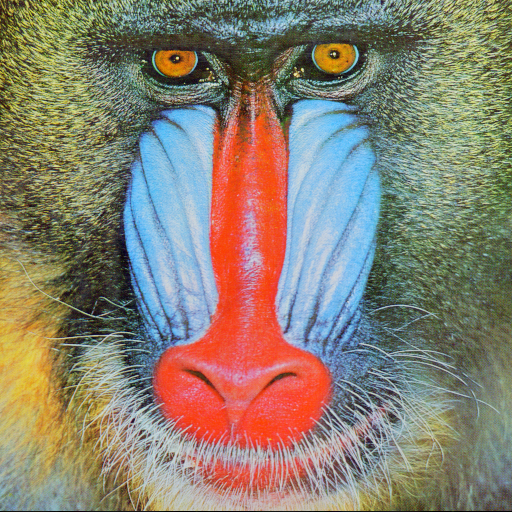
#> input picture Odev1- HistogramOlusturma/baboon.bmp, 512 x 512 px
$ python 'ödev_deneme.py'
#> lines starting #> are read from the running program, lines starting #| are printed output that depends on the picture
import cv2
import matplotlib.pyplot as plt

def gri_histogram(resim):

  genişlik, yükseklik = resim.shape

  histogram = [0] * 256

  for i in range(genişlik):
    for j in range(yükseklik):
      histogram[resim[i, j]] += 1
  return histogram

def main():
  resim = cv2.imread("baboon.bmp", cv2.IMREAD_GRAYSCALE)
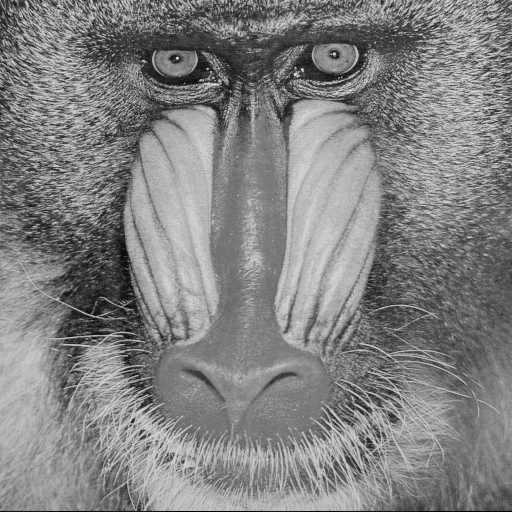
#> resim: shape (512, 512); min 0, max 231, mean 129.6
  cv2.imshow("resim", resim)
  cv2.waitKey()

  histogram = gri_histogram(resim)
#> histogram = 256 values, max 2772 at index 121, min 0 at index 225, mean 1024

  plt.plot(histogram)
  plt.show()
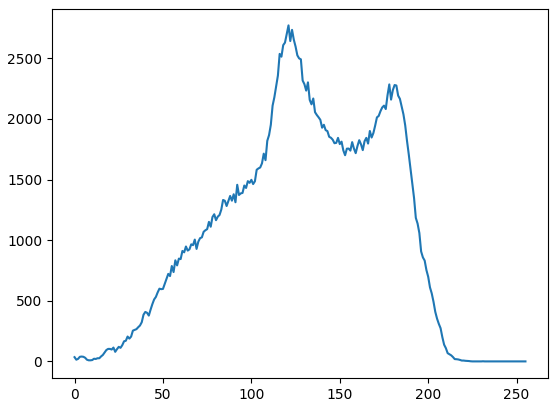
#> figure drawn by matplotlib, 1 panel; curve peaks at x = 121, y = 2772

if __name__ == "__main__":
  main()

$ run again, with Odev1- HistogramOlusturma/redView.jpg saved as Odev1- HistogramOlusturma/baboon.bmp
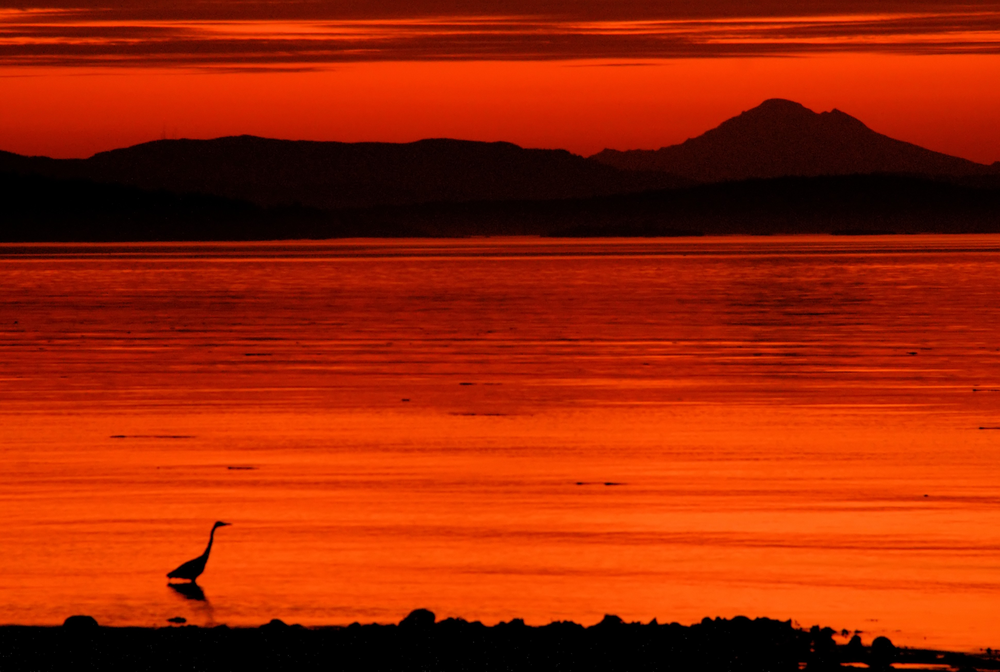
#> input picture Odev1- HistogramOlusturma/redView.jpg, 1000 x 672 px, shrunk from 3880 x 2608 before the run
#> in main, `resim = cv2.imread("baboon.bmp", cv2.IMREAD_GRAYSCALE)`:
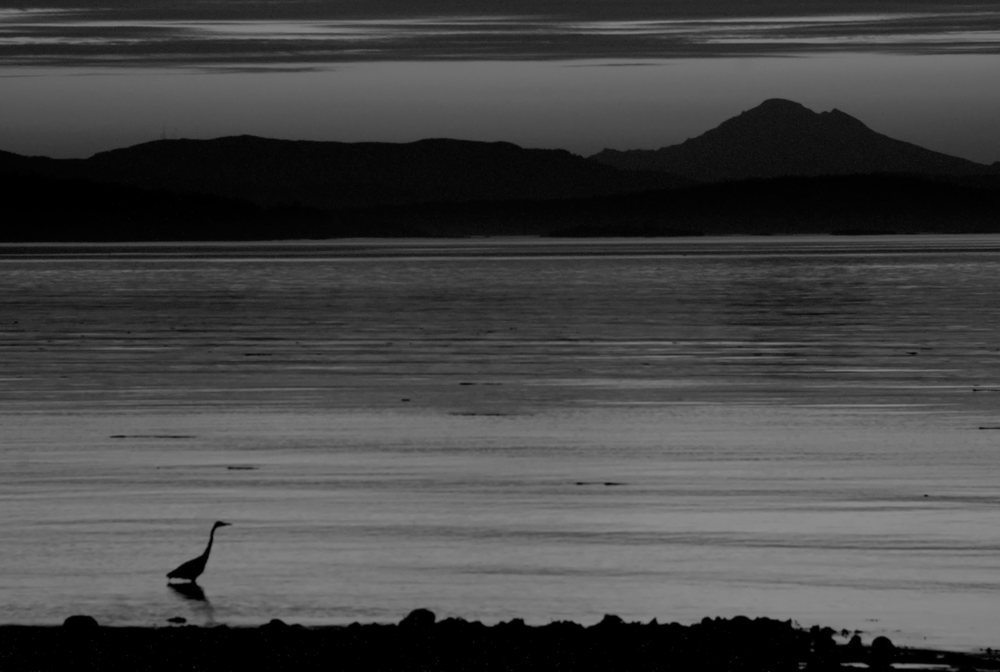
#> resim: shape (672, 1000); min 0, max 141, mean 68.8
#> in main, `histogram = gri_histogram(resim)`: histogram = 256 values, max 43067 at index 0, min 0 at index 142, mean 2625
#> in main, `plt.show()`:
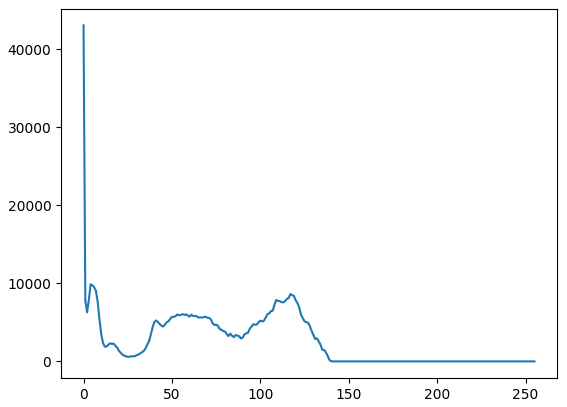
#> figure drawn by matplotlib, 1 panel; curve peaks at x = 0, y = 43067
